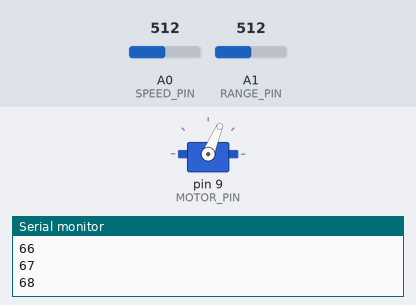
The sketch below on a simulated Arduino Uno, built with avr-gcc and run on an emulated ATmega328P. Parts: servo, the last lines printed to the serial monitor. The test bench sets the inputs (shaded band); at power-on: A1 (RANGE_PIN) = 512, A0 (SPEED_PIN) = 512.

Above: at 2.2 s.
2.3 s: A1 (RANGE_PIN) set to 716
At 2.75 s:
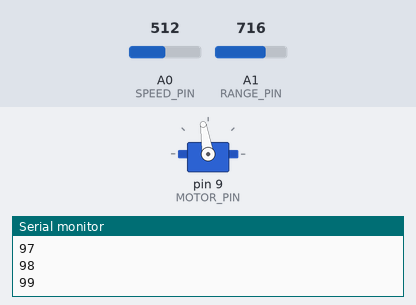
5.3 s: A1 (RANGE_PIN) set to 900
At 5.59 s:
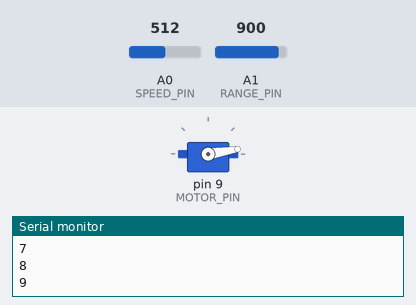
8.3 s: A0 (SPEED_PIN) set to 929
11.3 s: A0 (SPEED_PIN) set to 949
At 12.4 s:
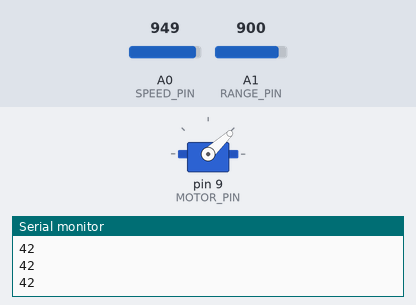
Timing chart, 0 to 13.8 s (numbered marks = the images above; inputs shaded):
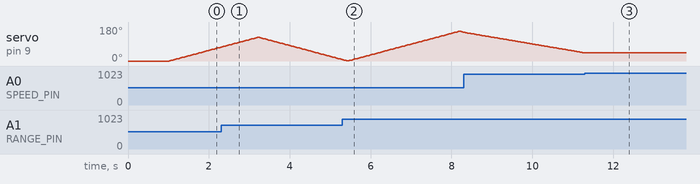

Measured:
- the behaviour switches between 941 and 942 on A0 (SPEED_PIN) (found by bisection; images 2 and 3)
- after the input at 11.3 s, servo on pin 9 (MOTOR_PIN): stops changing and stays 43°

The sketch:

Assignment_Week_08_Alternative.ino
```cpp
#include <Servo.h>

Servo motor;

const int MOTOR_PIN = 9; // The analog output pin where the servo is connected
const int SPEED_PIN = A0; // The analog input pin where the speed potentiometer is connected
const int RANGE_PIN = A1; // The analog input pin where the range potentiometer is connected

int MaxAngleVal; // An integer value declared by the range potentiometer
int MaxAngle; // An integer value for further use of the angle
int RotateSpeedVal; // An integer value declared by the speed potentiometer
int RotateSpeed; // An integer value for further use of the speed

int pos; // An integer value to control the servo position

boolean reversePos; // A boolean value to toggle between true and false for reversing the position of the servo

void setup()
{
  motor.attach(MOTOR_PIN); // Attach the servo to pin 9 (MOTOR_PIN)
  motor.write(0); // Initial servo position before the loop starts
  reversePos=false; // Initial state of bool reversing position
  delay(1000); // A delay berofe the loop starts
  Serial.begin(9600);
}

void loop()
{

  MaxAngleVal=analogRead(RANGE_PIN); // Declaring the value read from the range pin
  RotateSpeedVal=analogRead(SPEED_PIN); // Declaring the value read from the speed pin

  MaxAngle=map(MaxAngleVal,0,1023,1,180); // Mapping the value for the range from 1 to 180, not from 0 because it stops the servo rotation
  RotateSpeed=map(RotateSpeedVal,0,1023,5,30); // Mapping the value for the speen from 5 to 30, increasing or decreasing those mapped values, affect the speed of the motor

  if (RotateSpeed<28){ // if statement that stops the rotation of the servo when the delay is > 28 and contains other if statments for the rotation
    if (pos < MaxAngle && reversePos==false){ // controling the rotation from 0 to max angle value defined by the range potentiometer
      motor.write(pos); // write the position to the servo
      delay(RotateSpeed); // wait the delay set from the speed potentiometer for the servo to go reach the position
      pos += 1; // moving the servo from the previous position to  plus 1 degree
    }

    if (pos==MaxAngle){ // check when the motor position reaches the max angle defined by the range potentiometer
      reversePos=true;  // toggling the bool state to true in order to reverse the rotation
    }

    if (reversePos==true) { // controling the rotation from the max angle value defined by the range potentiometer back to 0
      motor.write(pos);    // write the position to the servo
      delay(RotateSpeed); // wait the delay set from the speed potentiometer for the servo to go reach the position
      pos -= 1; // moving the servo from the previous position to minus 1 degree
    }

    if (pos==0){ // check when the motor position reaches 0 angle
      reversePos=false; // toggling the bool state to true in order to reverse the rotation
    }
  }

   Serial.println(pos); // serial print the position of the servo
}
```
